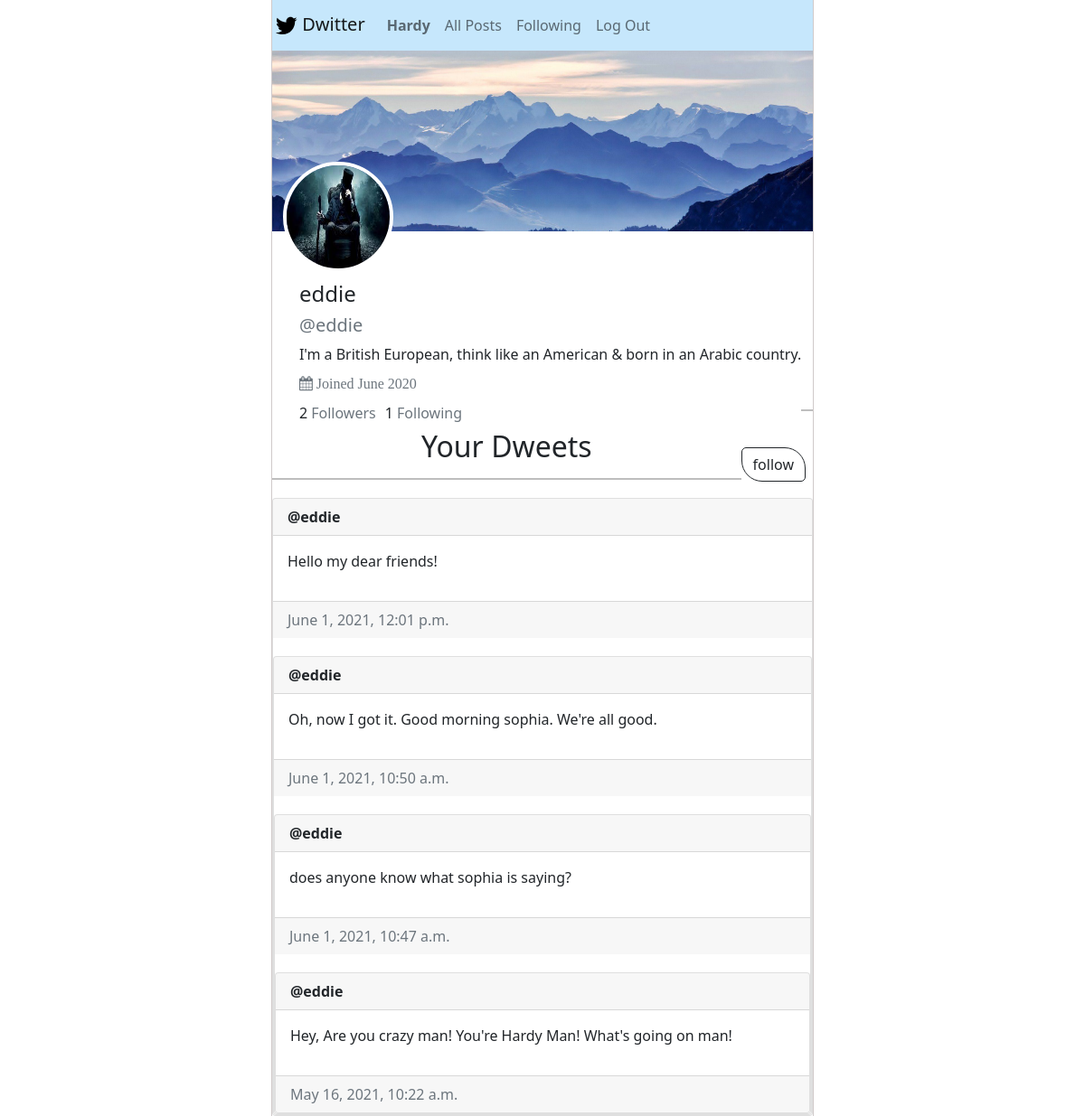
Page /1 (signed in) on the committed database.
### network/models.py (models this page shows, shortened)
class User(AbstractUser):
    pass

class Profile(models.Model):
    user = models.OneToOneField(
        User, on_delete=models.CASCADE, related_name="user_profile"
    )
    profile_pic = models.ImageField(default="default.jpg", upload_to="profile_pics")
    background_img = models.ImageField(
        default="Default_background.jpg", upload_to="bg_img"
    )
    bio = models.TextField(null=False, default="")

class post(models.Model):
    posted_by = models.ForeignKey(
        User, on_delete=models.CASCADE, related_name="post_owner"
    )
    posted_on = models.DateTimeField(auto_now_add=True)
    description = models.TextField(null=False, default="")

### network/views.py (the view)
# urls.py: path("<int:user_id>", views.others_profile, name="others_profile"),
def others_profile(request, user_id):
    user = User.objects.get(pk=user_id)
    follow_unfollow = ""
    style = ""
    all_follower_following = follower_following.objects.all()
    flag = 0
    for i in all_follower_following:
        if str(i.followers) == str(user.username) and str(i.following) == str(
            request.user.username
        ):
            follow_unfollow = "unfollow"
            style = "danger"
            flag = 1
            break
    if not flag:
        follow_unfollow = "follow"
        style = "dark"
    if user:
        posts = post.objects.filter(posted_by=user).order_by("-posted_on")
        followers = User.objects.get(username=user.username).my_followers.count()
        following = User.objects.get(username=user.username).my_following.count()
        return render(
            request,
            "network/profile.html",
            {
                "user": user,
                "posts": posts,
                "followers": followers,
                "following": following,
                "follow_button_text": follow_unfollow,
                "follow_button_style": style,
            },
        )
    return HttpResponse("NO user with that name!!!")

### network/templates/network/profile.html (shortened to what this page needs)
{% extends "network/layout.html" %}
{% block body %}
<div
    style="background-image: url('{{user.user_profile.background_img.url}}');background-size:cover;background-position:center; height:200px; ;padding-top:123px;">
    <img src="{{user.user_profile.profile_pic.url}}"
        style="margin-left: 2%; height:122px;width: 122px; border-radius: 50%; border: 4px solid #ffffff;"
        alt="Profile Pic of {{user.username}}" title="{{user.username}}">
</div>
<div class="user-details" style="margin-left: 5%; margin-top: 55px;float: left;">
    <div id="name-and-username">
        <h4>{{user.username}}</h4>
        <h5 class="text-muted">@{{user.username}}</h5>
    </div>
    <div class="status">
        {{user.user_profile.bio}}
    </div>
    <p class="text-muted fa" style="margin-top: 12px;"><i class="fa fa-calendar"></i> Joined June 2020</p>
    <div id="follow-details">
        <h6 style="text-align:left;float:left;margin-right: 10px;"> <span id="followers">{{followers}}</span> <span
                class="text-muted">Followers</span></h6>
        <h6 style="float:left;">{{following}} <span class="text-muted">Following</span> </h6>
    </div>
</div>
{% if request.user.username != user.username and request.user.is_authenticated %}
<div class="follow-unfollow" style="float: right;margin-top: 20px;">
    <form action="{% url 'follow_unfollow' %}" method="post">
        <button class="btn btn-outline-{{follow_button_style}}" name="follow_unfollow_button"
            value="{{follow_button_text}}" type="submit" id="follow-button"
            style="border-radius: 5px 23px; margin-right: 8px;">{{follow_button_text}}</button>
    </form>
</div>
{% endif %}
<hr style="margin-top: 33%;border: 1px solid black;">
{% if posts %}
<h2 class="text-center">Your Dweets</h2>
<hr style="border: 1px solid black;">
{% endif %}
<div class="my-posts">
    {% for post in posts %}
    <div class="card" style="margin-top: 20px;">
        <div class="card-header">
            <strong>@{{post.posted_by.username}}</strong>
        </div>
        <div class="card-body">
            <p>
                {{post.description}}
            </p>
        </div>
        <div class="card-footer text-muted">
            {{post.posted_on}}
        </div>
        {% endfor %}
    </div>
</div>
{% endblock %}

### network/templates/network/layout.html (shortened to what this page needs)
{% load static %}
<!DOCTYPE html>
<html lang="en" style="height: 100%;">
    <head>
        <link rel="stylesheet"
            href="https://cdn.jsdelivr.net/npm/@fortawesome/fontawesome-free@5.15.3/css/fontawesome.min.css">
        <link href="https://cdn.jsdelivr.net/npm/bootstrap@5.0.0-beta3/dist/css/bootstrap.min.css" rel="stylesheet"
>
        <link href="{% static 'network/styles.css' %}" rel="stylesheet">
        <link rel="stylesheet"
            href="https://cdnjs.cloudflare.com/ajax/libs/font-awesome/4.7.0/css/font-awesome.min.css">
    </head>
    <body style="margin: auto; height: 100%; border-left: 1px solid rgb(208, 202, 202);border-right: 1px solid rgb(208, 202, 202);"
        class=" col-lg-6">
        <nav class="navbar navbar-expand-lg navbar-light" style="background-color: rgb(198, 231, 252);">
            <a class="navbar-brand" style="padding-left: 3px;line-height: 15px;" href="{% url 'index' %}">
                Dwitter
            </a>
            <div class="navbar-nav nav-pills navbar-light" id="v-pills-tab" role="tablist" aria-orientation="vertical">
                {% if user.is_authenticated %}
                <a class="nav-link" id="v-pills-home-tab" data-toggle="pill" href="{% url 'profile'%}" role="tab"
                    aria-controls="v-pills-home" aria-selected="true"><strong>{{ request.user.username }}</strong></a>
                {% endif %}
                <a class="nav-link" id="v-pills-profile-tab" data-toggle="pill" href="{% url 'index' %}" role="tab"
                    aria-controls="v-pills-profile" aria-selected="false">All Posts</a>
                {% if request.user.is_authenticated %}
                <a class="nav-link" id="v-pills-home-tab" data-toggle="pill" href="{% url 'posts_of_following' %}"
                    role="tab" aria-controls="v-pills-home" aria-selected="false">Following</a>
                <a class="nav-link" id="v-pills-messages-tab" data-toggle="pill" href="{% url 'logout' %}" role="tab"
                    aria-controls="v-pills-messages" aria-selected="false">Log Out</a>
                {% endif %}
            </div>
        </nav>
        <div id="main">
            {% block body %}
            {% endblock %}
        </div>
    </body>
</html>

### network/static/network/styles.css (style rules this page uses)
a { text-decoration: none; }
i { cursor:pointer; border-radius:50%; display:inline-block; transition:.2s; }
i:before { font-family:fontawesome; content:'\f004'; font-style:normal; }

### rows in the picture
User: user.username "Hardy"
User: user_profile.background_img (picture), user_profile.profile_pic (picture), username "eddie", user_profile.bio "I'm a British European, think like an American & born in an Arabic country."
post: posted_by.username "eddie", description "Hello my dear friends!", posted_on "June 1, 2021, 12:01 p.m."
post: posted_by.username "eddie", description "Oh, now I got it. Good morning sophia. We're all good.", posted_on "June 1, 2021, 10:50 a.m."
post: posted_by.username "eddie", description "does anyone know what sophia is saying?", posted_on "June 1, 2021, 10:47 a.m."
post: posted_by.username "eddie", description "Hey, Are you crazy man! You're Hardy Man! What's going on man!", posted_on "May 16, 2021, 10:22 a.m."

### other values in the picture
{{ followers }} "2"
{{ following }} "1"
{{ follow_button_text }} "follow"
